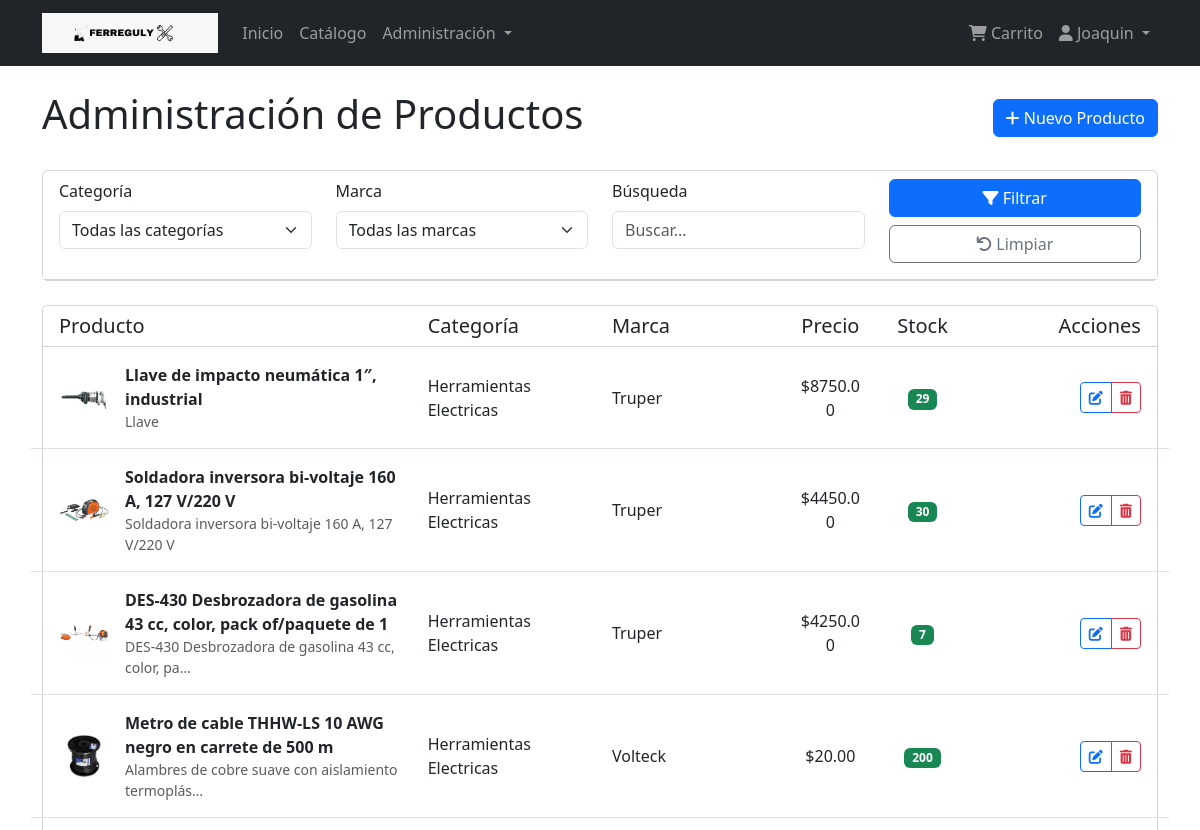
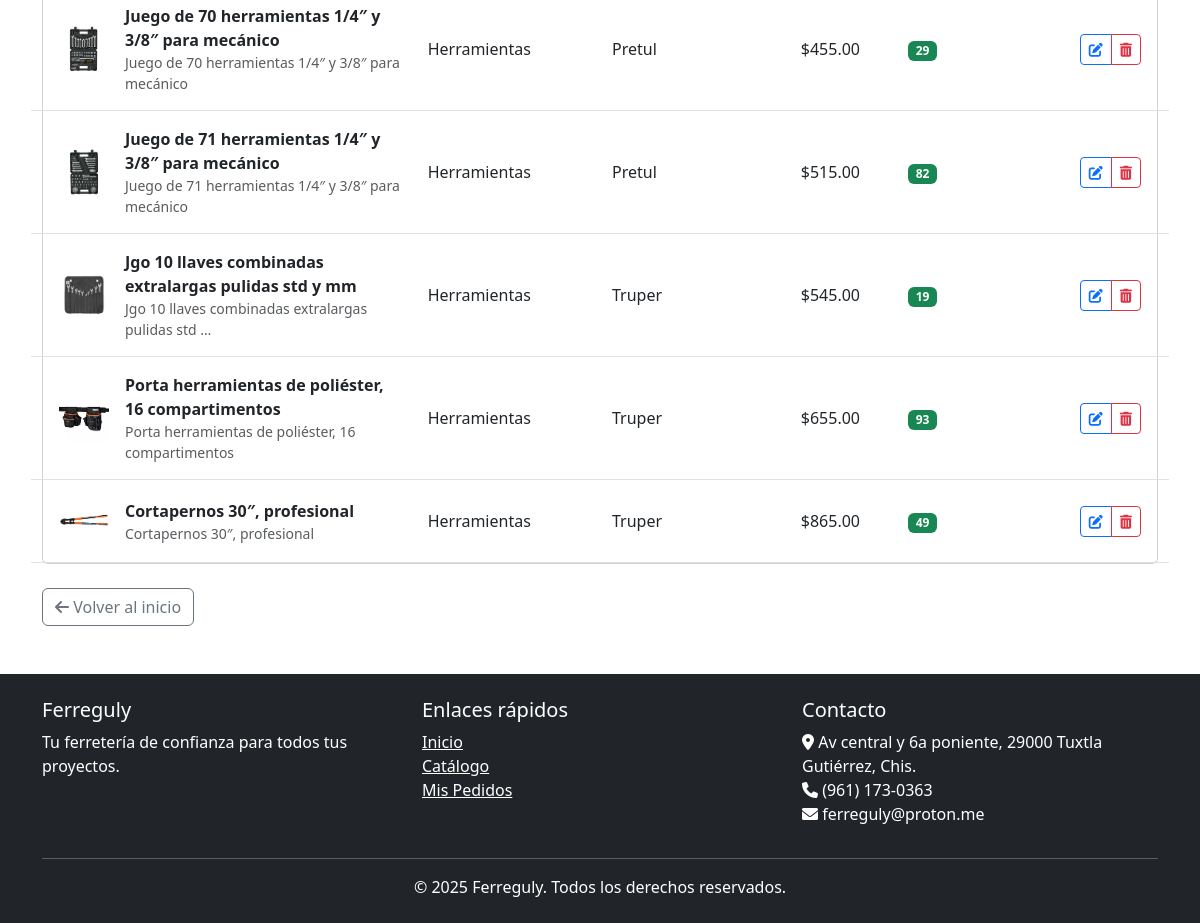
Page /productos/admin/productos/ (signed in) on the committed database (2 pictures, top to bottom).
### usuarios/models.py (models this page shows, shortened)
class Usuario(AbstractBaseUser, PermissionsMixin):
    id_usuario = models.AutoField(primary_key=True)
    nombre = models.CharField(max_length=35)
    apellidos = models.CharField(max_length=50)
    email = models.EmailField(max_length=45, unique=True)
    telefono = models.CharField(max_length=10, null=True, blank=True)
    tipo_usuario = models.CharField(
        max_length=15,
        choices=[('cliente', 'Cliente'), ('administrador', 'Administrador')],
        default='cliente'
    )
    fecha_registro = models.DateTimeField(default=timezone.now)
    activo = models.BooleanField(default=True)
    is_staff = models.BooleanField(default=False)
    is_active = models.BooleanField(default=True)
    USERNAME_FIELD = 'email'
    REQUIRED_FIELDS = ['nombre', 'apellidos']
    objects = UsuarioManager()
    class Meta:
        db_table = 'usuario'
        verbose_name = 'Usuario'
        verbose_name_plural = 'Usuarios'

### productos/models.py (models this page shows, shortened)
class Producto(models.Model):
    id_producto = models.AutoField(primary_key=True)
    nombre = models.CharField(max_length=100)
    descripcion = models.TextField()
    id_categoria = models.ForeignKey(Categoria, on_delete=models.RESTRICT, related_name='productos')
    id_marca = models.ForeignKey(Marca, on_delete=models.RESTRICT, related_name='productos')
    precio = models.DecimalField(max_digits=10, decimal_places=2)
    stock = models.IntegerField(default=0)
    imagen = models.ImageField(upload_to='productos/', max_length=200, null=True, blank=True)
    activo = models.BooleanField(default=True)
    fecha_creacion = models.DateTimeField(default=timezone.now)
    class Meta:
        db_table = 'producto'
        verbose_name = 'Producto'
        verbose_name_plural = 'Productos'
        indexes = [
            models.Index(fields=['id_categoria'], name='idx_producto_categoria'),
            models.Index(fields=['id_marca'], name='idx_producto_marca'),
        ]

class Categoria(models.Model):
    id_categoria = models.AutoField(primary_key=True)
    nombre = models.CharField(max_length=35)
    descripcion = models.TextField(null=True, blank=True)
    activo = models.BooleanField(default=True)
    class Meta:
        db_table = 'categoria'
        verbose_name = 'Categoría'
        verbose_name_plural = 'Categorías'

class Marca(models.Model):
    id_marca = models.AutoField(primary_key=True)
    nombre = models.CharField(max_length=35)
    activo = models.BooleanField(default=True)
    class Meta:
        db_table = 'marca'
        verbose_name = 'Marca'
        verbose_name_plural = 'Marcas'

### productos/views.py (the view)
# urls.py: path('admin/productos/', views.ProductoListView.as_view(), name='productos_lista'),
class ProductoListView(LoginRequiredMixin, ListView):
    model = Producto
    template_name = 'productos/admin/productos/lista.html'
    context_object_name = 'productos'
    paginate_by = 10
    def dispatch(self, request, *args, **kwargs):
        if not request.user.tipo_usuario == 'administrador':
            messages.error(request, 'No tienes permisos para acceder a esta página')
            return redirect('inicio')
        return super().dispatch(request, *args, **kwargs)
    def get_queryset(self):
        queryset = Producto.objects.all()
        categoria_id = self.request.GET.get('categoria')
        if categoria_id:
            queryset = queryset.filter(id_categoria_id=categoria_id)
        marca_id = self.request.GET.get('marca')
        if marca_id:
            queryset = queryset.filter(id_marca_id=marca_id)
        busqueda = self.request.GET.get('busqueda')
        if busqueda:
            queryset = queryset.filter(
                Q(nombre__icontains=busqueda) |
                Q(descripcion__icontains=busqueda)
            )
        return queryset
    def get_context_data(self, **kwargs):
        context = super().get_context_data(**kwargs)
        context['categorias'] = Categoria.objects.all()
        context['marcas'] = Marca.objects.all()
        return context

### templates/productos/admin/productos/lista.html (shortened to what this page needs)
{% extends 'base.html' %}
{% block content %}
<div class="d-flex justify-content-between align-items-center mb-4">
    <h1>Administración de Productos</h1>
    <a href="{% url 'producto_crear' %}" class="btn btn-primary">
        <i class="fas fa-plus"></i> Nuevo Producto
    </a>
</div>
<div class="card mb-4">
    <div class="card-header bg-white">
        <form method="get" class="row">
            <div class="col-md-3 mb-2">
                <label for="categoria" class="form-label">Categoría</label>
                <select name="categoria" id="categoria" class="form-select">
                    <option value="">Todas las categorías</option>
                </select>
            </div>
            <div class="col-md-3 mb-2">
                <label for="marca" class="form-label">Marca</label>
                <select name="marca" id="marca" class="form-select">
                    <option value="">Todas las marcas</option>
                </select>
            </div>
            <div class="col-md-3 mb-2">
                <label for="busqueda" class="form-label">Búsqueda</label>
                <input type="text" name="busqueda" id="busqueda" class="form-control" placeholder="Buscar..." value="{{ request.GET.busqueda|default:'' }}">
            </div>
            <div class="col-md-3 mb-2 d-flex align-items-end">
                <div class="d-grid gap-2 w-100">
                    <button type="submit" class="btn btn-primary">
                        <i class="fas fa-filter"></i> Filtrar
                    </button>
                    <a href="{% url 'productos_lista' %}" class="btn btn-outline-secondary">
                        <i class="fas fa-undo"></i> Limpiar
                    </a>
                </div>
            </div>
        </form>
    </div>
</div>
<div class="card">
    <div class="card-header bg-white">
        <div class="row">
            <div class="col-md-4">
                <h5 class="mb-0">Producto</h5>
            </div>
            <div class="col-md-2">
                <h5 class="mb-0">Categoría</h5>
            </div>
            <div class="col-md-2">
                <h5 class="mb-0">Marca</h5>
            </div>
            <div class="col-md-1 text-center">
                <h5 class="mb-0">Precio</h5>
            </div>
            <div class="col-md-1 text-center">
                <h5 class="mb-0">Stock</h5>
            </div>
            <div class="col-md-2 text-end">
                <h5 class="mb-0">Acciones</h5>
            </div>
        </div>
    </div>
    <div class="card-body p-0">
        {% if productos %}
            {% for producto in productos %}
                <div class="row py-3 px-3 border-bottom align-items-center">
                    <div class="col-md-4">
                        <div class="d-flex align-items-center">
                            {% if producto.imagen %}
                                <img src="{{ producto.imagen.url }}" alt="{{ producto.nombre }}" style="width: 50px; height: 50px; object-fit: contain;" class="me-3">
                            {% else %}
                                <div class="bg-light text-center me-3" style="width: 50px; height: 50px; line-height: 50px;">
                                    <i class="fas fa-image text-secondary"></i>
                                </div>
                            {% endif %}
                            <div>
                                <strong>{{ producto.nombre }}</strong>
                                <div class="small text-muted">{{ producto.descripcion|truncatechars:50 }}</div>
                            </div>
                        </div>
                    </div>
                    <div class="col-md-2">
                        {{ producto.id_categoria.nombre }}
                    </div>
                    <div class="col-md-2">
                        {{ producto.id_marca.nombre }}
                    </div>
                    <div class="col-md-1 text-center">
                        ${{ producto.precio }}
                    </div>
                    <div class="col-md-1 text-center">
                        {% if producto.stock > 0 %}
                            <span class="badge bg-success">{{ producto.stock }}</span>
                        {% else %}
                            <span class="badge bg-danger">0</span>
                        {% endif %}
                    </div>
                    <div class="col-md-2 text-end">
                        <div class="btn-group">
                            <a href="{% url 'producto_editar' producto.id_producto %}" class="btn btn-sm btn-outline-primary">
                                <i class="fas fa-edit"></i>
                            </a>
                            <a href="{% url 'producto_eliminar' producto.id_producto %}" class="btn btn-sm btn-outline-danger">
                                <i class="fas fa-trash-alt"></i>
                            </a>
                        </div>
                    </div>
                </div>
            {% endfor %}
        {% else %}
            <div class="p-4 text-center">
                <p class="text-muted mb-0">No hay productos que coincidan con los criterios de búsqueda</p>
            </div>
        {% endif %}
    </div>
</div>
<div class="mt-4">
    <a href="{% url 'inicio' %}" class="btn btn-outline-secondary">
        <i class="fas fa-arrow-left"></i> Volver al inicio
    </a>
</div>
{% endblock %}

### templates/base.html (shortened to what this page needs)
{% load static %}
<!DOCTYPE html>
<html lang="es">
<head>
    <link href="https://cdn.jsdelivr.net/npm/bootstrap@5.3.0-alpha1/dist/css/bootstrap.min.css" rel="stylesheet">
    <link rel="stylesheet" href="https://cdnjs.cloudflare.com/ajax/libs/font-awesome/6.0.0/css/all.min.css">
</head>
<body>
    <nav class="navbar navbar-expand-lg navbar-dark bg-dark">
        <div class="container">
            <a class="navbar-brand" href="{% url 'inicio' %}">
                <img src="{% static 'img/ferreguly.jpeg' %}" alt="Ferreguly Logo" style="height: 40px; width: auto;">
            </a>
            <div class="collapse navbar-collapse" id="navbarNav">
                <ul class="navbar-nav me-auto">
                    <li class="nav-item">
                        <a class="nav-link" href="{% url 'inicio' %}">Inicio</a>
                    </li>
                    <li class="nav-item">
                        <a class="nav-link" href="{% url 'catalogo' %}">Catálogo</a>
                    </li>
                    {% if user.is_authenticated %}
                        {% if user.tipo_usuario == 'administrador' %}
                            <li class="nav-item dropdown">
                                <a class="nav-link dropdown-toggle" href="#" role="button" data-bs-toggle="dropdown">
                                    Administración
                                </a>
                            </li>
                        {% endif %}
                    {% endif %}
                </ul>
                <ul class="navbar-nav">
                    {% if user.is_authenticated %}
                        <li class="nav-item">
                            <a class="nav-link" href="{% url 'carrito_lista' %}">
                                <i class="fas fa-shopping-cart"></i> Carrito
                            </a>
                        </li>
                        <li class="nav-item dropdown">
                            <a class="nav-link dropdown-toggle" href="#" role="button" data-bs-toggle="dropdown">
                                <i class="fas fa-user"></i> {{ user.nombre }}
                            </a>
                        </li>
                    {% endif %}
                </ul>
            </div>
        </div>
    </nav>
    <main class="container my-4">
        {% block content %}{% endblock %}
    </main>
    <footer class="bg-dark text-white py-4 mt-5">
        <div class="container">
            <div class="row">
                <div class="col-md-4">
                    <h5>Ferreguly</h5>
                    <p>Tu ferretería de confianza para todos tus proyectos.</p>
                </div>
                <div class="col-md-4">
                    <h5>Enlaces rápidos</h5>
                    <ul class="list-unstyled">
                        <li><a href="{% url 'inicio' %}" class="text-white">Inicio</a></li>
                        <li><a href="{% url 'catalogo' %}" class="text-white">Catálogo</a></li>
                        {% if user.is_authenticated %}
                            <li><a href="{% url 'pedidos_lista' %}" class="text-white">Mis Pedidos</a></li>
                        {% else %}
                            <li><a href="{% url 'login' %}" class="text-white">Iniciar Sesión</a></li>
                        {% endif %}
                    </ul>
                </div>
                <div class="col-md-4">
                    <h5>Contacto</h5>
                    <address>
                        <i class="fas fa-map-marker-alt"></i> Av central y 6a poniente, 29000 Tuxtla Gutiérrez, Chis.<br>
                        <i class="fas fa-phone"></i> (961) 173-0363<br>
                        <i class="fas fa-envelope"></i> ferreguly@proton.me
                    </address>
                </div>
            </div>
            <hr>
            <div class="row">
                <div class="col-12 text-center">
                    <p class="mb-0">&copy; {% now "Y" %} Ferreguly. Todos los derechos reservados.</p>
                </div>
            </div>
        </div>
    </footer>
</body>
</html>

### rows in the picture
Usuario: nombre "Joaquin"
Producto: imagen (picture), nombre "Llave de impacto neumática 1″, industrial", descripcion "Llave", id_categoria.nombre "Herramientas Electricas", id_marca.nombre "Truper", precio "8750.00", stock "29"
Producto: imagen (picture), nombre "Soldadora inversora bi-voltaje 160 A, 127 V/220 V", descripcion "Soldadora inversora bi-voltaje 160 A, 127 V/220 V", id_categoria.nombre "Herramientas Electricas", id_marca.nombre "Truper", precio "4450.00", stock "30"
Producto: imagen (picture), nombre "DES-430 Desbrozadora de gasolina 43 cc, color, pack of/paquete de 1", descripcion "DES-430 Desbrozadora de gasolina 43 cc, color, pa…", id_categoria.nombre "Herramientas Electricas", id_marca.nombre "Truper", precio "4250.00", stock "7"
Producto: imagen (picture), nombre "Metro de cable THHW-LS 10 AWG negro en carrete de 500 m", descripcion "Alambres de cobre suave con aislamiento termoplás…", id_categoria.nombre "Herramientas Electricas", id_marca.nombre "Volteck", precio "20.00", stock "200"
Producto: imagen (picture), nombre "Juego de 70 herramientas 1/4″ y 3/8″ para mecánico", descripcion "Juego de 70 herramientas 1/4″ y 3/8″ para mecánico", id_categoria.nombre "Herramientas", id_marca.nombre "Pretul", precio "455.00", stock "29"
Producto: imagen (picture), nombre "Juego de 71 herramientas 1/4″ y 3/8″ para mecánico", descripcion "Juego de 71 herramientas 1/4″ y 3/8″ para mecánico", id_categoria.nombre "Herramientas", id_marca.nombre "Pretul", precio "515.00", stock "82"
Producto: imagen (picture), nombre "Jgo 10 llaves combinadas extralargas pulidas std y mm", descripcion "Jgo 10 llaves combinadas extralargas pulidas std …", id_categoria.nombre "Herramientas", id_marca.nombre "Truper", precio "545.00", stock "19"
Producto: imagen (picture), nombre "Porta herramientas de poliéster, 16 compartimentos", descripcion "Porta herramientas de poliéster, 16 compartimentos", id_categoria.nombre "Herramientas", id_marca.nombre "Truper", precio "655.00", stock "93"
Producto: imagen (picture), nombre "Cortapernos 30″, profesional", descripcion "Cortapernos 30″, profesional", id_categoria.nombre "Herramientas", id_marca.nombre "Truper", precio "865.00", stock "49"
